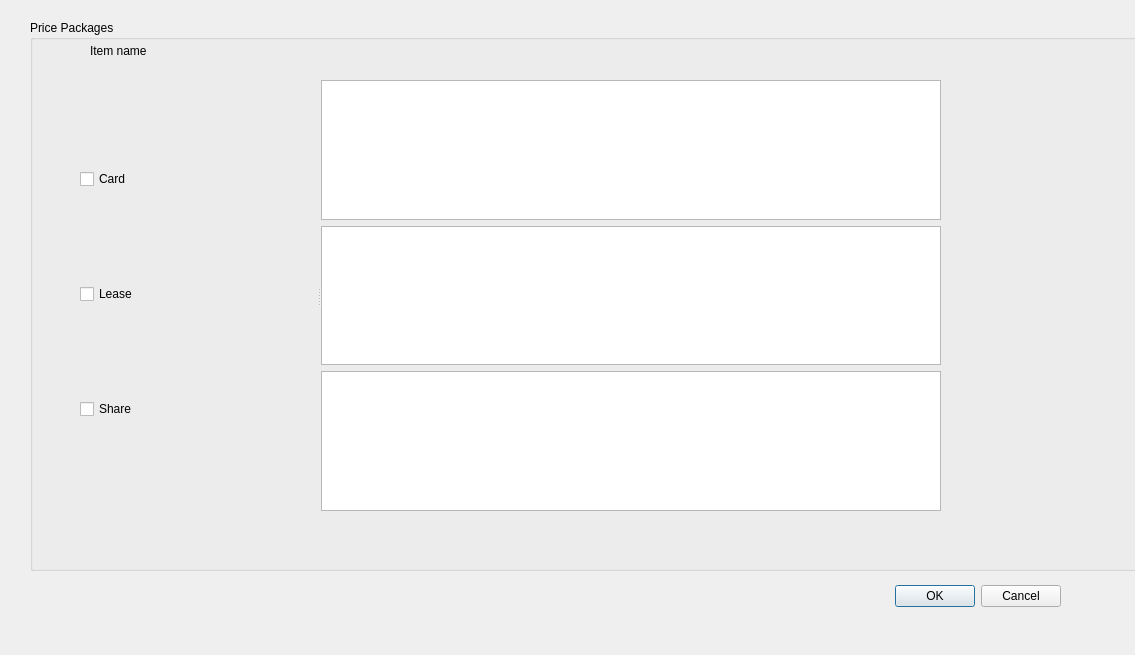
<?xml version="1.0" encoding="UTF-8"?>
<ui version="4.0">
 <class>PricingDialog</class>
 <widget class="QDialog" name="PricingDialog">
  <property name="geometry">
   <rect>
    <x>0</x>
    <y>0</y>
    <width>1135</width>
    <height>655</height>
   </rect>
  </property>
  <property name="windowTitle">
   <string>Dialog</string>
  </property>
  <widget class="QDialogButtonBox" name="buttonBox">
   <property name="geometry">
    <rect>
     <x>720</x>
     <y>580</y>
     <width>341</width>
     <height>32</height>
    </rect>
   </property>
   <property name="orientation">
    <enum>Qt::Horizontal</enum>
   </property>
   <property name="standardButtons">
    <set>QDialogButtonBox::Cancel|QDialogButtonBox::Ok</set>
   </property>
  </widget>
  <widget class="QGroupBox" name="groupBox">
   <property name="geometry">
    <rect>
     <x>30</x>
     <y>20</y>
     <width>1111</width>
     <height>551</height>
    </rect>
   </property>
   <property name="title">
    <string>Price Packages</string>
   </property>
   <widget class="QLabel" name="lbl_itemName">
    <property name="geometry">
     <rect>
      <x>60</x>
      <y>20</y>
      <width>131</width>
      <height>21</height>
     </rect>
    </property>
    <property name="text">
     <string>Item name</string>
    </property>
   </widget>
   <widget class="QSplitter" name="splitter">
    <property name="geometry">
     <rect>
      <x>50</x>
      <y>60</y>
      <width>861</width>
      <height>431</height>
     </rect>
    </property>
    <property name="orientation">
     <enum>Qt::Horizontal</enum>
    </property>
    <widget class="QWidget" name="">
     <layout class="QVBoxLayout" name="verticalLayout">
      <item>
       <layout class="QHBoxLayout" name="horizontalLayout">
        <item>
         <widget class="QCheckBox" name="checkBox_card">
          <property name="text">
           <string>Card</string>
          </property>
         </widget>
        </item>
        <item>
         <spacer name="horizontalSpacer">
          <property name="orientation">
           <enum>Qt::Horizontal</enum>
          </property>
          <property name="sizeHint" stdset="0">
           <size>
            <width>40</width>
            <height>20</height>
           </size>
          </property>
         </spacer>
        </item>
       </layout>
      </item>
      <item>
       <layout class="QHBoxLayout" name="horizontalLayout_2">
        <item>
         <widget class="QCheckBox" name="checkBox_lease">
          <property name="text">
           <string>Lease</string>
          </property>
         </widget>
        </item>
        <item>
         <spacer name="horizontalSpacer_2">
          <property name="orientation">
           <enum>Qt::Horizontal</enum>
          </property>
          <property name="sizeHint" stdset="0">
           <size>
            <width>40</width>
            <height>20</height>
           </size>
          </property>
         </spacer>
        </item>
       </layout>
      </item>
      <item>
       <layout class="QHBoxLayout" name="horizontalLayout_3">
        <item>
         <widget class="QCheckBox" name="checkBox_share">
          <property name="text">
           <string>Share</string>
          </property>
         </widget>
        </item>
        <item>
         <spacer name="horizontalSpacer_3">
          <property name="orientation">
           <enum>Qt::Horizontal</enum>
          </property>
          <property name="sizeHint" stdset="0">
           <size>
            <width>40</width>
            <height>20</height>
           </size>
          </property>
         </spacer>
        </item>
       </layout>
      </item>
     </layout>
    </widget>
    <widget class="QWidget" name="">
     <layout class="QVBoxLayout" name="verticalLayout_2">
      <item>
       <widget class="QPlainTextEdit" name="pTextEdit_card"/>
      </item>
      <item>
       <widget class="QPlainTextEdit" name="pTextEdit_lease"/>
      </item>
      <item>
       <widget class="QPlainTextEdit" name="pTextEdit_share"/>
      </item>
     </layout>
    </widget>
   </widget>
  </widget>
 </widget>
 <resources/>
 <connections>
  <connection>
   <sender>buttonBox</sender>
   <signal>accepted()</signal>
   <receiver>PricingDialog</receiver>
   <slot>accept()</slot>
   <hints>
    <hint type="sourcelabel">
     <x>248</x>
     <y>254</y>
    </hint>
    <hint type="destinationlabel">
     <x>157</x>
     <y>274</y>
    </hint>
   </hints>
  </connection>
  <connection>
   <sender>buttonBox</sender>
   <signal>rejected()</signal>
   <receiver>PricingDialog</receiver>
   <slot>reject()</slot>
   <hints>
    <hint type="sourcelabel">
     <x>316</x>
     <y>260</y>
    </hint>
    <hint type="destinationlabel">
     <x>286</x>
     <y>274</y>
    </hint>
   </hints>
  </connection>
 </connections>
</ui>
